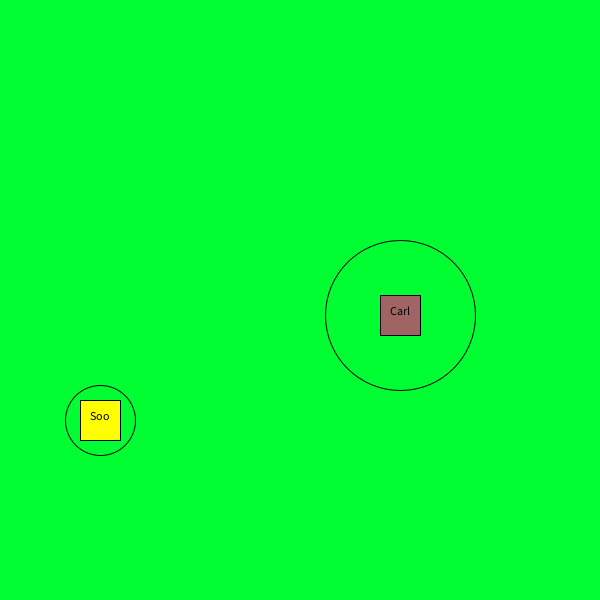
Frame 1 (no input)
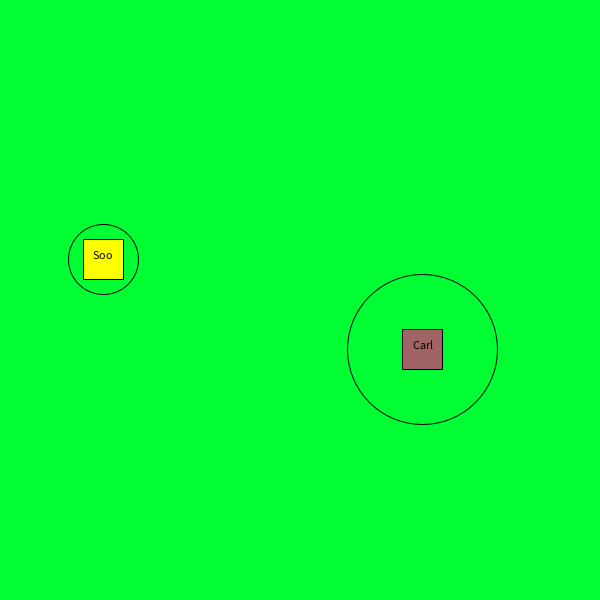
Frame 60 (the mouse pressed at the canvas centre just before this capture)
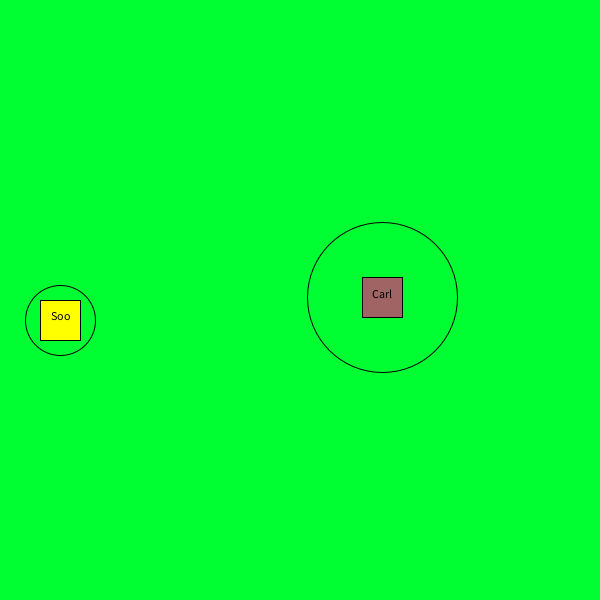
Frame 120 (the mouse held since frame 60 and released just before this capture)

The Processing sketch that drew these frames (run headless with seeded random() and noise(); from frame 60 on, the mouse is pressed at the canvas centre):

// Processing sketch: Rabbit_In_Progress
// ── Rabbit_In_Progress.pde
Rabbit carl = new Rabbit("Carl", 400, 315, "male", 2, 75, color(160, 100, 100 ), 20);  //update this
Rabbit soo = new Rabbit("Soo", 100, 420, "female", 3.5, 35, color(255, 255, 0), 2);

void setup() {
  size(600, 600);
  rectMode(CENTER);
  textAlign(CENTER);
}

void draw() {
  background(0, 255, 50);
  
  carl.drawMe();
  soo.drawMe();
  
  carl.move();
  soo.move();
}

// ── Rabbit_class.pde
class Rabbit {
  //FIELDS (attributes that every rabbit has)
  String name, gender;
  PVector pos, vel;
  float speed, sightRadius, nervousness;
  color furColour;
  
  
  //CONSTRUCTOR (code to build a new Rabbit)
  // new Rabbit("Carl", 100, 315, "male", 6, color(140, 20, 15 ));
  Rabbit(String n, float x, float y, String g, float sp, float sr, color fc, float nv) {
    this.name = n;
    this.pos = new PVector(x, y);
    this.vel = new PVector( random(-2, 2), random(-2, 2) );
    this.speed = sp;
    this.sightRadius = sr;
    this.furColour = fc;
    this.nervousness = nv;
  }
  
  
  //METHODS (things a Rabbit can do)
  void drawMe() {
    fill( this.furColour );
    square(this.pos.x, this.pos.y, 40);
    
    noFill();
    circle(this.pos.x, this.pos.y, 2*this.sightRadius);
    
    fill(0);
    text(this.name, this.pos.x, this.pos.y);
  }
  
  
  void move() {
    if( random(0,100) < this.nervousness ) {  //change the 8 to something more general
      this.pickNewDirection();
    }
    
    this.pos.add( this.vel );
  }
  
  
  void pickNewDirection() {
    float randAngle = random(0, TWO_PI);
    PVector randDir = new PVector( cos(randAngle), sin(randAngle)); //unit vector in the direction we want to go
    this.vel = PVector.mult(randDir, this.speed );
  }
 
}
